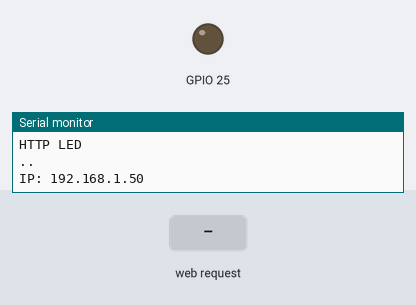
This sketch was run on a simulated ESP32. Parts: output pins drawn as LEDs (lit = HIGH), the last lines printed to the serial monitor. Inputs (shaded band) come from the test bench. WiFi joins after 1.5 s; servers stay silent unless stated.

Above: at 5.2 s.
5.3 s: HTTP request GET /ledon received
At 6.5 s:
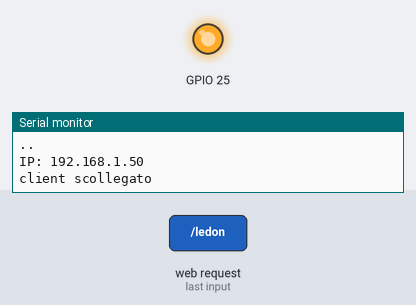
6.8 s: HTTP request GET /ledoff received
At 7.8 s:
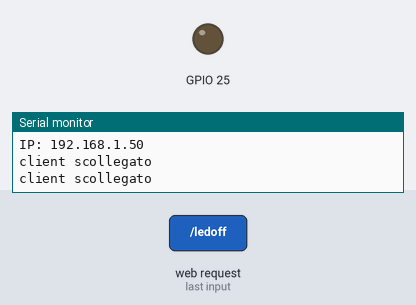
Timing chart, 0 to 9.8 s (numbered marks = the images above; inputs shaded):
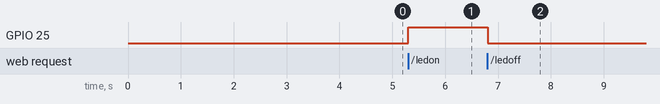

The sketch:

7_14_WebServerDinamico_con_LED.ino
```cpp
/*
Autore: Paolo Aliverti
Listato 7.14 – Semplice server web con pagina dinamica per accendere un LED

Collegare un LED sul pin 25
*/
#include <WiFi.h>
#define MY_WIFI_SSID "nome_rete"
#define MY_WIFI_PASS "password"

WiFiServer server(80);

void setup() {
  pinMode(25, OUTPUT);

  Serial.begin(115200);
  delay(2000);
  Serial.println("HTTP LED");

  WiFi.disconnect(true);
  WiFi.mode(WIFI_STA);
  WiFi.begin(MY_WIFI_SSID, MY_WIFI_PASS);
  while (WiFi.status() != WL_CONNECTED) {
    Serial.print(".");
    delay(1000);
  }

  Serial.print("\n");
  Serial.print("IP: ");
  Serial.println(WiFi.localIP());

  server.begin();
}

void loop() {
  WiFiClient client = server.available();
  if (client) {
    String line = "";
    while (client.connected()) {
      if (client.available()) {
        char c = client.read();
        //Serial.print(c);
        if (c == '\n') {

          if (line.indexOf("GET /ledon") >= 0) {
            digitalWrite(25, HIGH);
          }
          if (line.indexOf("GET /ledoff") >= 0) {
            digitalWrite(25, LOW);
          }

          if (line.length() == 0) {
            client.println("HTTP/1.1 200 OK");
            client.println("Content-type:text/html");
            client.println("");
            client.println("<html>");
            client.println("<head><title>Hello LED ESP32</title>");
            client.println("</head>");
            client.println("<body>");
            client.println("<h1>Hello ESP32</h1>");
            client.println("<p>Stato LED:");
            client.println(digitalRead(25));
            client.println("</p>");
            if (digitalRead(25)) {
              client.print("<a href='http://");
              client.print(WiFi.localIP());
              client.println("/ledoff'>OFF</a>");
            } else {
              client.print("<a href='http://");
              client.print(WiFi.localIP());
              client.println("/ledon'>ON</a>");
            }
            client.println("</body>");
            client.println("</body>");
            client.println("</html>");
            break;
          }
          line = "";

        } else if (c != '\r') {
          line += c;
        }

      }
    }
    client.stop();
    Serial.println("client scollegato");
  }
}
```

Measured:
- after the input at 5.3 s, GPIO 25: LOW → HIGH at once
- after the input at 6.8 s, GPIO 25: HIGH → LOW at once
